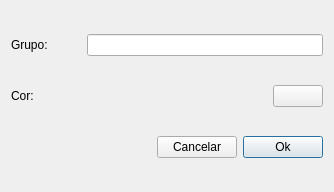
<?xml version="1.0" encoding="UTF-8"?>
<ui version="4.0">
 <class>Dialog</class>
 <widget class="QDialog" name="Dialog">
  <property name="geometry">
   <rect>
    <x>0</x>
    <y>0</y>
    <width>334</width>
    <height>192</height>
   </rect>
  </property>
  <property name="windowTitle">
   <string>Adicionar Grupo</string>
  </property>
  <layout class="QGridLayout" name="gridLayout">
   <item row="2" column="2">
    <widget class="QPushButton" name="okBtn">
     <property name="text">
      <string>Ok</string>
     </property>
    </widget>
   </item>
   <item row="0" column="0" colspan="3">
    <layout class="QHBoxLayout" name="horizontalLayout">
     <item>
      <widget class="QLabel" name="label">
       <property name="sizePolicy">
        <sizepolicy hsizetype="Minimum" vsizetype="Preferred">
         <horstretch>0</horstretch>
         <verstretch>0</verstretch>
        </sizepolicy>
       </property>
       <property name="minimumSize">
        <size>
         <width>70</width>
         <height>0</height>
        </size>
       </property>
       <property name="text">
        <string>Grupo:</string>
       </property>
      </widget>
     </item>
     <item>
      <widget class="QLineEdit" name="groupLe"/>
     </item>
    </layout>
   </item>
   <item row="2" column="0">
    <spacer name="horizontalSpacer">
     <property name="orientation">
      <enum>Qt::Horizontal</enum>
     </property>
     <property name="sizeHint" stdset="0">
      <size>
       <width>222</width>
       <height>20</height>
      </size>
     </property>
    </spacer>
   </item>
   <item row="1" column="0" colspan="3">
    <layout class="QHBoxLayout" name="horizontalLayout_2">
     <item>
      <widget class="QLabel" name="label_2">
       <property name="sizePolicy">
        <sizepolicy hsizetype="Preferred" vsizetype="Preferred">
         <horstretch>0</horstretch>
         <verstretch>0</verstretch>
        </sizepolicy>
       </property>
       <property name="minimumSize">
        <size>
         <width>70</width>
         <height>0</height>
        </size>
       </property>
       <property name="text">
        <string>Cor:</string>
       </property>
      </widget>
     </item>
     <item>
      <widget class="QPushButton" name="colorBtn">
       <property name="sizePolicy">
        <sizepolicy hsizetype="Minimum" vsizetype="Fixed">
         <horstretch>0</horstretch>
         <verstretch>0</verstretch>
        </sizepolicy>
       </property>
       <property name="minimumSize">
        <size>
         <width>30</width>
         <height>0</height>
        </size>
       </property>
       <property name="maximumSize">
        <size>
         <width>50</width>
         <height>16777215</height>
        </size>
       </property>
       <property name="text">
        <string/>
       </property>
      </widget>
     </item>
    </layout>
   </item>
   <item row="2" column="1">
    <widget class="QPushButton" name="cancelBtn">
     <property name="text">
      <string>Cancelar</string>
     </property>
    </widget>
   </item>
  </layout>
 </widget>
 <resources/>
 <connections/>
</ui>
